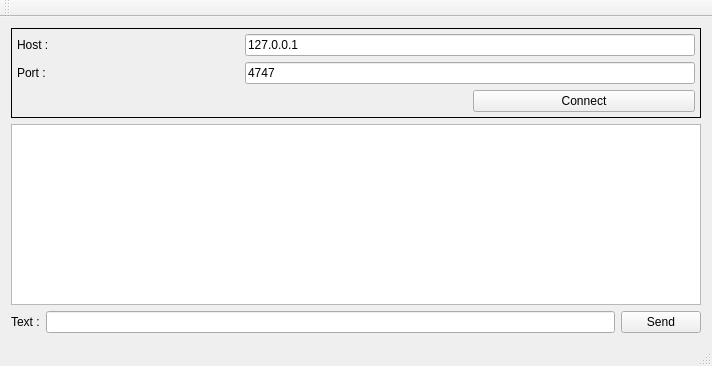
<?xml version="1.0" encoding="UTF-8"?>
<ui version="4.0">
 <class>MainWindow</class>
 <widget class="QMainWindow" name="MainWindow">
  <property name="geometry">
   <rect>
    <x>0</x>
    <y>0</y>
    <width>712</width>
    <height>366</height>
   </rect>
  </property>
  <property name="windowTitle">
   <string>Secure Client</string>
  </property>
  <widget class="QWidget" name="centralWidget">
   <layout class="QVBoxLayout" name="verticalLayout_2">
    <item>
     <widget class="QFrame" name="gridFrame">
      <property name="frameShape">
       <enum>QFrame::Box</enum>
      </property>
      <layout class="QGridLayout" name="gridLayout">
       <property name="leftMargin">
        <number>5</number>
       </property>
       <property name="topMargin">
        <number>5</number>
       </property>
       <property name="rightMargin">
        <number>5</number>
       </property>
       <property name="bottomMargin">
        <number>5</number>
       </property>
       <item row="1" column="0">
        <widget class="QLabel" name="label_2">
         <property name="text">
          <string>Port :</string>
         </property>
        </widget>
       </item>
       <item row="0" column="0">
        <widget class="QLabel" name="label">
         <property name="text">
          <string>Host :</string>
         </property>
        </widget>
       </item>
       <item row="2" column="2">
        <widget class="QPushButton" name="pushButton_Connect">
         <property name="text">
          <string>Connect</string>
         </property>
        </widget>
       </item>
       <item row="1" column="1" colspan="2">
        <widget class="QLineEdit" name="lineEdit_port">
         <property name="text">
          <string>4747</string>
         </property>
        </widget>
       </item>
       <item row="0" column="1" colspan="2">
        <widget class="QLineEdit" name="lineEdit_host">
         <property name="text">
          <string>127.0.0.1</string>
         </property>
        </widget>
       </item>
       <item row="2" column="0" colspan="2">
        <widget class="QLabel" name="label_Status">
         <property name="font">
          <font>
           <pointsize>8</pointsize>
           <italic>true</italic>
          </font>
         </property>
         <property name="text">
          <string/>
         </property>
         <property name="alignment">
          <set>Qt::AlignRight|Qt::AlignTrailing|Qt::AlignVCenter</set>
         </property>
        </widget>
       </item>
      </layout>
     </widget>
    </item>
    <item>
     <layout class="QVBoxLayout" name="verticalLayout">
      <item>
       <widget class="QPlainTextEdit" name="plainTextEdit">
        <property name="readOnly">
         <bool>true</bool>
        </property>
        <property name="backgroundVisible">
         <bool>false</bool>
        </property>
        <property name="centerOnScroll">
         <bool>false</bool>
        </property>
       </widget>
      </item>
      <item>
       <layout class="QHBoxLayout" name="horizontalLayout">
        <item>
         <widget class="QLabel" name="label_3">
          <property name="text">
           <string>Text :</string>
          </property>
         </widget>
        </item>
        <item>
         <widget class="QLineEdit" name="lineEdit_sendTxt"/>
        </item>
        <item>
         <widget class="QPushButton" name="pushButton_Send">
          <property name="text">
           <string>Send</string>
          </property>
         </widget>
        </item>
       </layout>
      </item>
     </layout>
    </item>
   </layout>
  </widget>
  <widget class="QMenuBar" name="menuBar">
   <property name="geometry">
    <rect>
     <x>0</x>
     <y>0</y>
     <width>712</width>
     <height>22</height>
    </rect>
   </property>
  </widget>
  <widget class="QToolBar" name="mainToolBar">
   <attribute name="toolBarArea">
    <enum>TopToolBarArea</enum>
   </attribute>
   <attribute name="toolBarBreak">
    <bool>false</bool>
   </attribute>
  </widget>
  <widget class="QStatusBar" name="statusBar"/>
 </widget>
 <layoutdefault spacing="6" margin="11"/>
 <resources/>
 <connections/>
</ui>
